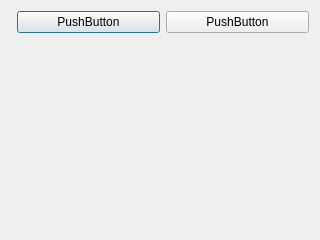
<?xml version="1.0" encoding="UTF-8"?>
<ui version="4.0">
 <class>HintDialog</class>
 <widget class="QDialog" name="HintDialog">
  <property name="geometry">
   <rect>
    <x>0</x>
    <y>0</y>
    <width>320</width>
    <height>240</height>
   </rect>
  </property>
  <property name="windowTitle">
   <string>Dialog</string>
  </property>
  <layout class="QFormLayout" name="formLayout">
   <item row="0" column="1">
    <layout class="QHBoxLayout" name="horizontalLayout">
     <item>
      <widget class="QPushButton" name="pushButton">
       <property name="text">
        <string>PushButton</string>
       </property>
      </widget>
     </item>
     <item>
      <widget class="QPushButton" name="pushButton_2">
       <property name="text">
        <string>PushButton</string>
       </property>
      </widget>
     </item>
    </layout>
   </item>
  </layout>
 </widget>
 <resources/>
 <connections/>
</ui>
